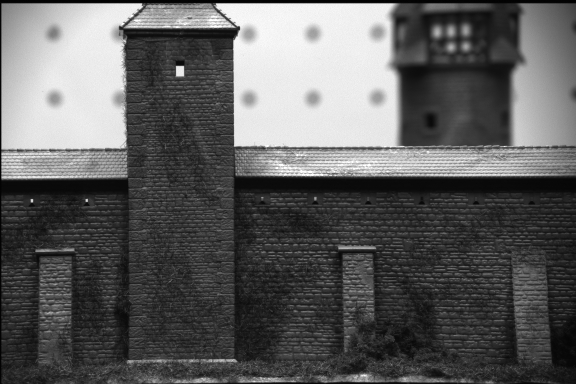
#> input picture Project3/image/cast/cast-left-1.jpg, 576 x 384 px; its folder holds only this picture in this run
$ jupyter execute --allow-errors p3.ipynb   (older library calls are emulated)
#> lines starting #> are read from the running program, lines starting #| are printed output that depends on the picture
[cell 1]
import cv2
import numpy as np
import os
from matplotlib import pyplot as plt
from PIL import Image

[cell 2]
# i. Read in two images and resize them to 50% of their original size.

#use_cast = True
cast_path = "./image/cast"
cones_path = "./image/cones"
use_cast = True
if use_cast:
    path = cast_path
else:
    path = cones_path


files = [filename for filename in sorted(os.listdir(
    path)) if os.path.isfile(os.path.join(path, filename))]

colors = []
grays = []
for i in range(0, len(files)):
    img = cv2.imread(os.path.join(path, files[i]))
#> img is the input picture: shape (384, 576, 3); min 1, max 255, mean 93.4
    colors.append(img)
    gray_img = cv2.cvtColor(img, cv2.COLOR_BGR2GRAY)
    # gray_img = cv2.GaussianBlur(gray_img, (11, 11), cv2.BORDER_DEFAULT)
    grays.append(gray_img)

scale = 0.5
img1 = cv2.resize(grays[0], None, fx=scale, fy=scale,
                  interpolation=cv2.INTER_LINEAR)
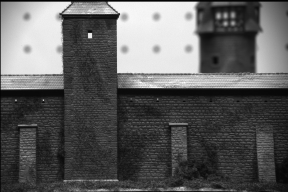
#> img1: shape (192, 288); min 2, max 254, mean 93.5
#> (the rest of this cell did not finish here and is left out)

[cell 3]
# 1. Find interesting features and correspondences between the left and right
# images. You can use the CORNERS and NCC algorithms that you wrote/used for
# the second project or SIFT features and descriptors. Display your results in
# the same way you did for project 2 i.e. by connecting corresponding features
# with a line. Using lines of different colors for different points makes it
# easier to visualize the results.

# https://opencv24-python-tutorials.readthedocs.io/en/latest/py_tutorials/py_feature2d/py_matcher/py_matcher.html


# Initiate SIFT detector
sift = cv2.SIFT_create()

# find the keypoints and descriptors with SIFT
kp1, des1 = sift.detectAndCompute(img1, None)
#> kp1 = 199 keypoints; strongest (x, y, size): (90, 35, 3.3), (158, 44, 55.9), (109, 3, 1.9), (116, 16, 4.4)
#> (the rest of this cell did not finish here and is left out)


$ run again, on Project3/image/cast/cast-right-1.jpg
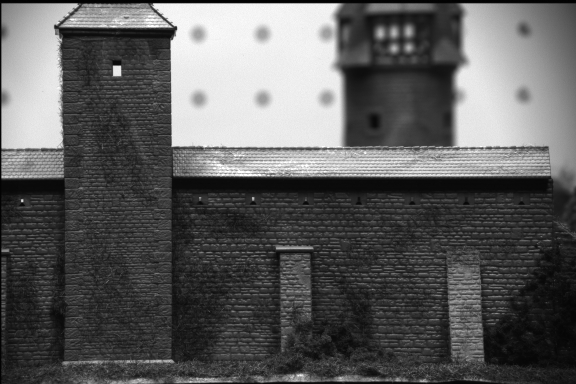
#> input picture Project3/image/cast/cast-right-1.jpg, 576 x 384 px
#> img is the input picture: shape (384, 576, 3); min 1, max 255, mean 92.5
#> `img1 = cv2.resize(grays[0], None, fx=scale, fy=scale, interpolation=cv..`:
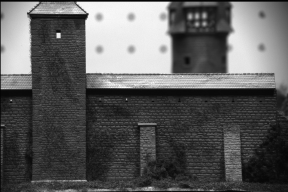
#> img1: shape (192, 288); min 2, max 253, mean 92.6
#> kp1 = 187 keypoints; strongest (x, y, size): (58, 35, 3.4), (85, 16, 4.4), (167, 3, 2.7), (75, 11, 5.2)
